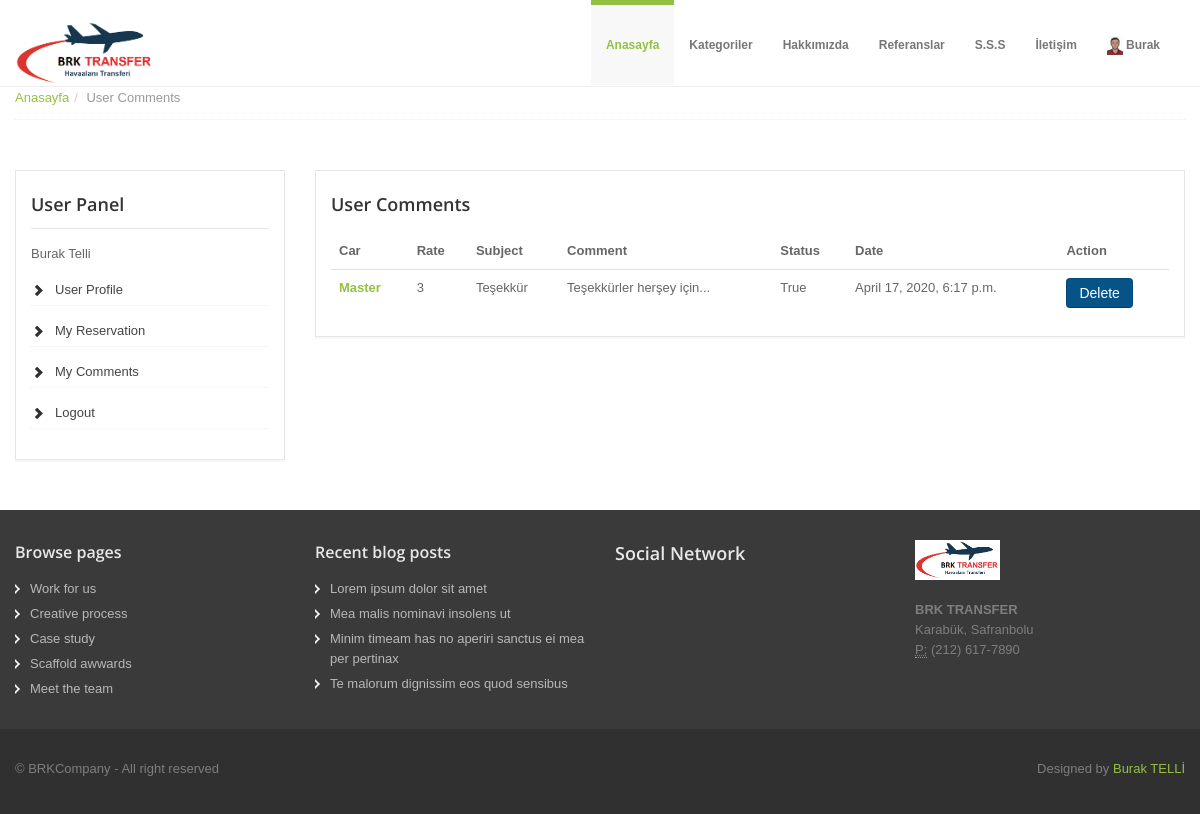
The page /user/comments/ (signed in) on the database as committed earlier.
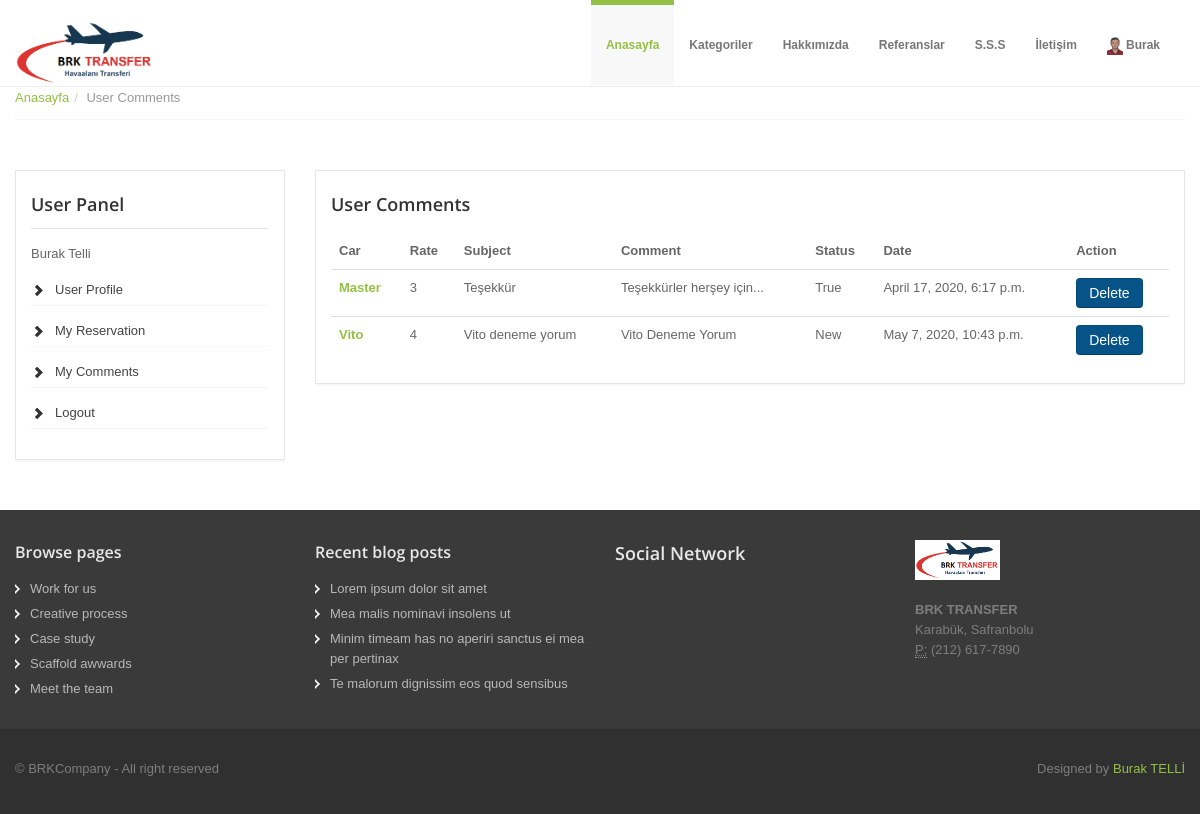
The same page on the database as committed later.
### car/models.py (models this page shows, shortened)
class Comment(models.Model):
    STATUS = (
        ('New', 'New'),
        ('True', 'True'),
        ('False', 'False'),
    )
    car = models.ForeignKey(Car, on_delete=models.CASCADE)
    user = models.ForeignKey(User, on_delete=models.CASCADE)
    subject = models.CharField(max_length=50)
    comment = models.TextField(max_length=50, blank=True)
    rate = models.IntegerField(blank=True)
    status = models.CharField(max_length=10, choices=STATUS, default='New')
    ip = models.CharField(blank=True, max_length=20)
    create_at = models.DateTimeField(auto_now_add=True)
    update_at = models.DateTimeField(auto_now=True)

class Car(models.Model):
    STATUS = (
        ('True', 'Evet'),
        ('False', 'Hayır'),
    )
    category = models.ForeignKey(Category, on_delete=models.CASCADE)
    title = models.CharField(blank=True, max_length=150)
    keywords = models.CharField(blank=True, max_length=255)
    description = models.CharField(blank=True, max_length=255)
    marka = models.CharField(blank=True, max_length=255)
    model = models.CharField(blank=True, max_length=255)
    kisi_sayisi = models.IntegerField()
    image = models.ImageField(blank=True, upload_to='images/')
    price = models.FloatField()
    detail = RichTextUploadingField()
    slug = models.SlugField(null=False, unique=True)
    status = models.CharField(max_length=10, choices=STATUS)
    create_at = models.DateTimeField(auto_now_add=True)
    update_at = models.DateTimeField(auto_now = True)
    def image_tag(self):
        return mark_safe('<img src="{}" height="50"/>'.format(self.image.url))
    image_tag.short_description = 'Image'

### user/views.py (the view)
# urls.py: path('comments/', views.comments, name='comments'),
@login_required(login_url='/login')
def comments(request):
    category = Category.objects.all()
    current_user = request.user
    comments = Comment.objects.filter(user_id = current_user.id)
    if current_user.is_authenticated:
        profile = UserProfile.objects.get(user_id=current_user.id)
        context = {
            'category': category,
            'comments': comments,
            'profile': profile,
        }
        return render(request, 'user_comments.html', context)
    else:
        context = {
            'category': category,
            'comments': comments,
        }
        return render(request, 'user_comments.html', context)

### home/models.py (called while the page is built)
    def user_name(self):
        return '[' +self.user.username + '] ' +self.user.first_name+self.user.last_name

### user/templates/user_comments.html (shortened to what this page needs)
{% extends "homebase.html" %}
{% block body %}
<section id="breadcrumb">
    <div class="container">
        <div class="row">
            <div class="span12">
                <ul class="breadcrumb notop">
                    <li><a href="/">Anasayfa</a><span class="divider">/</span></li>
                    <li class="active">User Comments</li>
                </ul>
            </div>
        </div>
    </div>
</section>
<section id="maincontent">
    <div class="container">
        <div class="row">
            <div class="span3">
                <aside>
                    {% include "user_panel.html" %}
                </aside>
            </div>
            <div class="span9">
                <aside>
                    <h4>User Comments</h4>
                    <table class="table">
                        <thead>
                        <tr>
                            <th>Car</th>
                            <th>Rate</th>
                            <th>Subject</th>
                            <th>Comment</th>
                            <th>Status</th>
                            <th>Date</th>
                            <th>Action</th>
                        </tr>
                        </thead>
                        <tbody>
                        {% for rs in comments %}
                        <tr>
                            <td>
                                <a href="/car/{{ rs.car_id }}/{{ rs.car.slug }}">
                                    <strong>{{ rs.car.title}}</strong>
                                </a>
                            </td>
                            <td>{{ rs.rate}}</td>
                            <td>{{ rs.subject }}</td>
                            <td>{{ rs.comment }}</td>
                            <td>{{ rs.status }}</td>
                            <td>{{ rs.create_at }}</td>
                            <td><a class="btn btn-primary" href="/user/deletecomment/{{ rs.id }}" onclick="return confirm('Will be deleted ! Are you sure')">Delete</a></td>
                        {% endfor %}
                        </tbody>
                    </table>
                </aside>
            </div>
        </div>
    </div>
</section>
{% endblock %}

Rows that differ between the two databases and show on the page:
added Comment: car "Vito", rate "4", subject "Vito deneme yorum", comment "Vito Deneme Yorum", status "New", create_at "May 7, 2020, 10:43 p.m."
